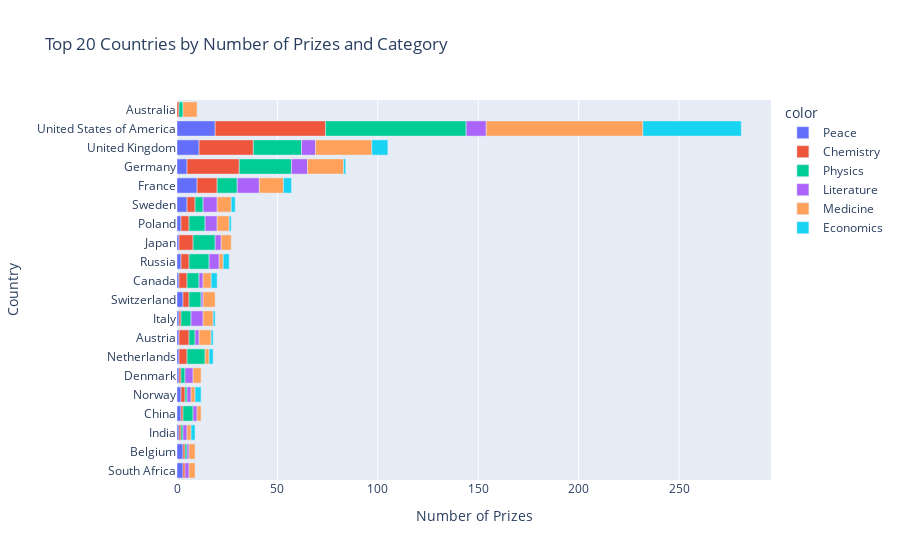

Notebook cell for this chart:
### Code cell
cat_cntry_bar = px.bar(x=merged_df.cat_prize,
                       y=merged_df.birth_country_current,
                       color=merged_df.category,
                       orientation='h',
                       title='Top 20 Countries by Number of Prizes and Category')
 
cat_cntry_bar.update_layout(xaxis_title='Number of Prizes', 
                            yaxis_title='Country')
cat_cntry_bar.show()

### Figure 1 — Plotly figure (JSON) as saved in the notebook; plotly's stock layout.template omitted (floating-point values rounded to 4 significant figures)
{"data": [{"hovertemplate": "color=Peace<br>x=%{x}<br>y=%{y}<extra></extra>", "legendgroup": "Peace", "marker": {"color": "#636efa", "pattern": {"shape": ""}}, "name": "Peace", "orientation": "h", "showlegend": true, "textposition": "auto", "type": "bar", "x": [3, 3, 1, 2, 2, 1, 1, 1, 1, 3, 1, 2, 1, 2, 5, 10, 5, 11, 19], "xaxis": "x", "y": ["South Africa", "Belgium", "India", "China", "Norway", "Denmark", "Netherlands", "Austria", "Italy", "Switzerland", "Canada", "Russia", "Japan", "Poland", "Sweden", "France", "Germany", "United Kingdom", "United States of America"], "yaxis": "y"}, {"hovertemplate": "color=Chemistry<br>x=%{x}<br>y=%{y}<extra></extra>", "legendgroup": "Chemistry", "marker": {"color": "#EF553B", "pattern": {"shape": ""}}, "name": "Chemistry", "orientation": "h", "showlegend": true, "textposition": "auto", "type": "bar", "x": [1, 1, 1, 1, 1, 1, 2, 4, 5, 1, 3, 4, 4, 7, 4, 4, 10, 26, 27, 55], "xaxis": "x", "y": ["India", "Belgium", "South Africa", "Australia", "China", "Denmark", "Norway", "Netherlands", "Austria", "Italy", "Switzerland", "Canada", "Russia", "Japan", "Poland", "Sweden", "France", "Germany", "United Kingdom", "United States of America"], "yaxis": "y"}, {"hovertemplate": "color=Physics<br>x=%{x}<br>y=%{y}<extra></extra>", "legendgroup": "Physics", "marker": {"color": "#00cc96", "pattern": {"shape": ""}}, "name": "Physics", "orientation": "h", "showlegend": true, "textposition": "auto", "type": "bar", "x": [1, 1, 2, 5, 2, 1, 3, 9, 5, 6, 6, 10, 11, 8, 4, 10, 26, 24, 70], "xaxis": "x", "y": ["Belgium", "India", "Australia", "China", "Denmark", "Norway", "Austria", "Netherlands", "Italy", "Switzerland", "Canada", "Russia", "Japan", "Poland", "Sweden", "France", "Germany", "United Kingdom", "United States of America"], "yaxis": "y"}, {"hovertemplate": "color=Literature<br>x=%{x}<br>y=%{y}<extra></extra>", "legendgroup": "Literature", "marker": {"color": "#ab63fa", "pattern": {"shape": ""}}, "name": "Literature", "orientation": "h", "showlegend": true, "textposition": "auto", "type": "bar", "x": [1, 2, 2, 2, 4, 2, 2, 1, 6, 2, 5, 6, 3, 7, 11, 8, 7, 10], "xaxis": "x", "y": ["Belgium", "South Africa", "India", "Norway", "Denmark", "China", "Austria", "Switzerland", "Italy", "Canada", "Russia", "Poland", "Japan", "Sweden", "France", "Germany", "United Kingdom", "United States of America"], "yaxis": "y"}, {"hovertemplate": "color=Medicine<br>x=%{x}<br>y=%{y}<extra></extra>", "legendgroup": "Medicine", "marker": {"color": "#FFA15A", "pattern": {"shape": ""}}, "name": "Medicine", "orientation": "h", "showlegend": true, "textposition": "auto", "type": "bar", "x": [2, 3, 3, 7, 2, 4, 2, 2, 6, 5, 6, 4, 2, 6, 5, 7, 12, 18, 28, 78], "xaxis": "x", "y": ["India", "Belgium", "South Africa", "Australia", "Norway", "Denmark", "China", "Netherlands", "Austria", "Italy", "Switzerland", "Canada", "Russia", "Poland", "Japan", "Sweden", "France", "Germany", "United Kingdom", "United States of America"], "yaxis": "y"}, {"hovertemplate": "color=Economics<br>x=%{x}<br>y=%{y}<extra></extra>", "legendgroup": "Economics", "marker": {"color": "#19d3f3", "pattern": {"shape": ""}}, "name": "Economics", "orientation": "h", "showlegend": true, "textposition": "auto", "type": "bar", "x": [2, 3, 2, 1, 1, 3, 3, 1, 2, 4, 1, 8, 49], "xaxis": "x", "y": ["India", "Norway", "Netherlands", "Austria", "Italy", "Canada", "Russia", "Poland", "Sweden", "France", "Germany", "United Kingdom", "United States of America"], "yaxis": "y"}], "layout": {"barmode": "relative", "legend": {"title": {"text": "color"}, "tracegroupgap": 0}, "title": {"text": "Top 20 Countries by Number of Prizes and Category"}, "xaxis": {"anchor": "y", "domain": [0, 1], "title": {"text": "Number of Prizes"}}, "yaxis": {"anchor": "x", "domain": [0, 1], "title": {"text": "Country"}}}}
